Frame 1 (no input): blank canvas, image omitted
Frame 60 (the mouse pressed at the canvas centre just before this capture): blank canvas, image omitted
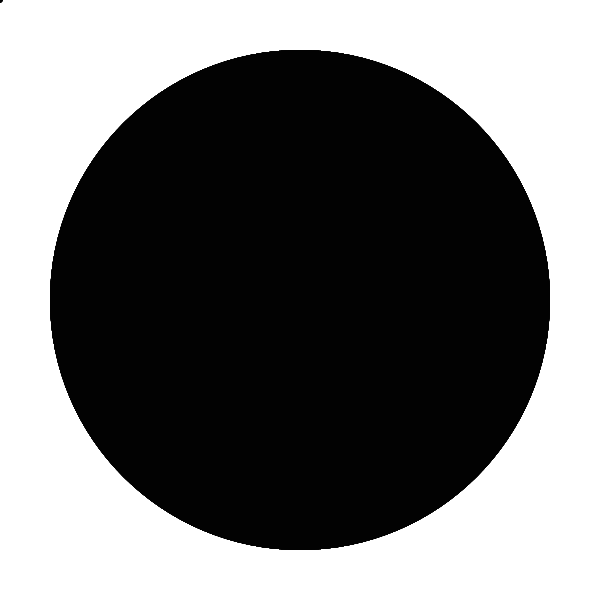
Frame 120 (the mouse held since frame 60 and released just before this capture)

The Processing sketch whose frames 1 and 60 were blank and that drew this single picture after the mouse press (run headless with seeded random() and noise(); from frame 60 on, the mouse is pressed at the canvas centre):

// Processing sketch: processing_27976
// ── processing_27976.pde

void setup(){
  size(600, 600);
  smooth();
  background (255, 255, 255);
}


void draw(){
  noStroke();
  fill(0, 0, 0, 60);
  if(mousePressed){
    ellipse(mouseX, mouseY, 500, 500);
  }else{
    ellipse(mouseX, mouseY, 5, 5);
  }
}
